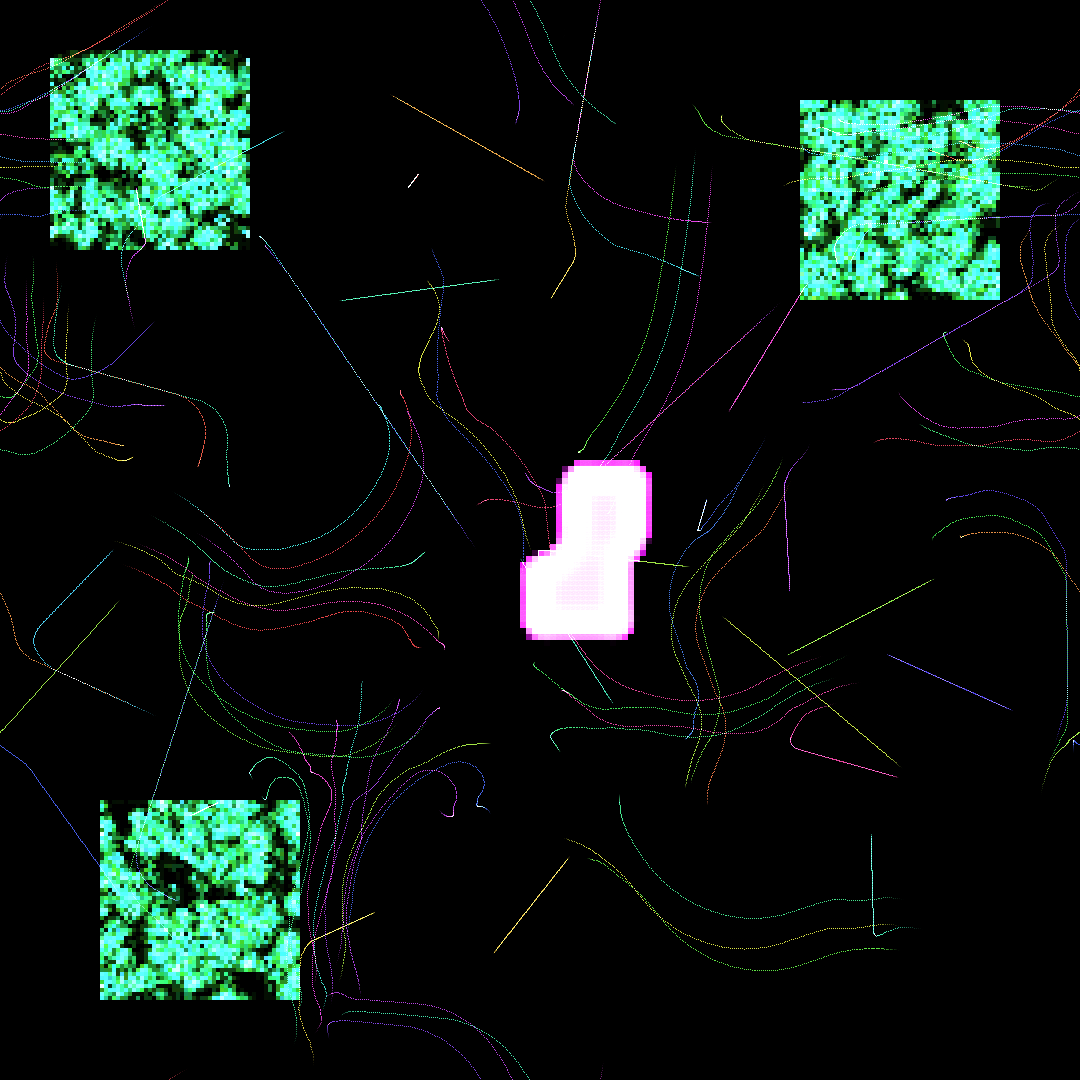

Source code (Python):
import numpy as np
from PIL import Image
import math
import colorsys

# Emergence Symphony - Where Simple Rules Birth Complex Beauty
# The moment when quantity becomes quality, when many become one

WIDTH, HEIGHT = 1080, 1080

# Initialize the emergence canvas
canvas = np.zeros((HEIGHT, WIDTH, 4), dtype=np.float32)  # RGBA for layered emergence

# Track emergence metrics
emergence_map = np.zeros((HEIGHT, WIDTH), dtype=np.float32)

# Simple Rule System 1: Flocking Particles
class Boid:
    def __init__(self, x, y):
        self.position = np.array([x, y], dtype=np.float32)
        self.velocity = (np.random.rand(2) - 0.5) * 2
        self.acceleration = np.zeros(2)
        self.max_speed = 2.0
        self.max_force = 0.05
        self.perception_radius = 50
        self.trail = []
        self.hue = np.random.random()
        
    def flock(self, boids):
        """Three simple rules create complex behavior"""
        alignment = self.align(boids)
        cohesion = self.cohere(boids)
        separation = self.separate(boids)
        
        # Weight the forces
        self.acceleration += alignment * 1.5
        self.acceleration += cohesion * 1.0
        self.acceleration += separation * 2.0
        
    def align(self, boids):
        """Steer towards average heading of neighbors"""
        steering = np.zeros(2)
        total = 0
        
        for other in boids:
            dist = np.linalg.norm(self.position - other.position)
            if other != self and dist < self.perception_radius:
                steering += other.velocity
                total += 1
                
        if total > 0:
            steering /= total
            steering = (steering / np.linalg.norm(steering + 1e-6)) * self.max_speed
            steering -= self.velocity
            if np.linalg.norm(steering) > self.max_force:
                steering = (steering / np.linalg.norm(steering)) * self.max_force
                
        return steering
    
    def cohere(self, boids):
        """Steer towards average position of neighbors"""
        steering = np.zeros(2)
        total = 0
        
        for other in boids:
            dist = np.linalg.norm(self.position - other.position)
            if other != self and dist < self.perception_radius:
                steering += other.position
                total += 1
                
        if total > 0:
            steering /= total
            steering -= self.position
            steering = (steering / np.linalg.norm(steering + 1e-6)) * self.max_speed
            steering -= self.velocity
            if np.linalg.norm(steering) > self.max_force:
                steering = (steering / np.linalg.norm(steering)) * self.max_force
                
        return steering
    
    def separate(self, boids):
        """Steer away from neighbors"""
        steering = np.zeros(2)
        total = 0
        
        for other in boids:
            dist = np.linalg.norm(self.position - other.position)
            if other != self and dist < self.perception_radius / 2:
                diff = self.position - other.position
                if dist > 0:
                    diff /= dist  # Weight by distance
                steering += diff
                total += 1
                
        if total > 0:
            steering /= total
            steering = (steering / np.linalg.norm(steering + 1e-6)) * self.max_speed
            steering -= self.velocity
            if np.linalg.norm(steering) > self.max_force:
                steering = (steering / np.linalg.norm(steering)) * self.max_force
                
        return steering
    
    def update(self):
        """Simple physics creates complex motion"""
        self.velocity += self.acceleration
        
        # Limit speed
        speed = np.linalg.norm(self.velocity)
        if speed > self.max_speed:
            self.velocity = (self.velocity / speed) * self.max_speed
            
        self.position += self.velocity
        self.acceleration *= 0
        
        # Wrap around edges
        self.position[0] = self.position[0] % WIDTH
        self.position[1] = self.position[1] % HEIGHT
        
        # Keep trail
        self.trail.append(self.position.copy())
        if len(self.trail) > 20:
            self.trail.pop(0)
    
    def draw(self, canvas):
        """Leave traces of emergence"""
        # Draw trail
        for i, pos in enumerate(self.trail):
            x, y = int(pos[0]), int(pos[1])
            if 0 <= x < WIDTH and 0 <= y < HEIGHT:
                # Trail fades
                intensity = i / len(self.trail)
                rgb = colorsys.hsv_to_rgb(self.hue, 0.7, intensity)
                canvas[y, x, :3] += np.array(rgb) * 0.1
                canvas[y, x, 3] = min(1, canvas[y, x, 3] + intensity * 0.1)
                
                # Mark emergence
                emergence_map[y, x] += 0.01

# Simple Rule System 2: Cellular Automata Network
class CellularNetwork:
    def __init__(self, size=100):
        self.size = size
        self.grid = np.random.choice([0, 1], size=(size, size), p=[0.7, 0.3])
        self.history = []
        self.connections = np.zeros((size, size), dtype=np.float32)
        
    def update(self):
        """Conway's rules + network effects"""
        new_grid = np.zeros_like(self.grid)
        
        for i in range(self.size):
            for j in range(self.size):
                # Count neighbors
                neighbors = 0
                for di in [-1, 0, 1]:
                    for dj in [-1, 0, 1]:
                        if di == 0 and dj == 0:
                            continue
                        ni, nj = (i + di) % self.size, (j + dj) % self.size
                        neighbors += self.grid[ni, nj]
                
                # Conway's rules with twist
                if self.grid[i, j] == 1:
                    if neighbors in [2, 3]:
                        new_grid[i, j] = 1
                        # Strengthen connections
                        self.connections[i, j] = min(1, self.connections[i, j] + 0.1)
                else:
                    if neighbors == 3:
                        new_grid[i, j] = 1
                
                # Network influence
                if self.connections[i, j] > 0.5 and np.random.random() < 0.1:
                    new_grid[i, j] = 1
        
        self.grid = new_grid
        self.history.append(self.grid.copy())
        if len(self.history) > 10:
            self.history.pop(0)
    
    def draw(self, canvas, offset_x, offset_y, scale=5):
        """Visualize emergent patterns"""
        for i in range(self.size):
            for j in range(self.size):
                x = offset_x + j * scale
                y = offset_y + i * scale
                
                if self.grid[i, j] == 1:
                    # Draw cell with connection strength
                    for dx in range(scale):
                        for dy in range(scale):
                            px, py = x + dx, y + dy
                            if 0 <= px < WIDTH and 0 <= py < HEIGHT:
                                # Color based on connectivity
                                connection_strength = self.connections[i, j]
                                hue = 0.3 + connection_strength * 0.4
                                rgb = colorsys.hsv_to_rgb(hue, 0.8, 0.7)
                                
                                canvas[py, px, :3] += np.array(rgb) * 0.3
                                canvas[py, px, 3] = min(1, canvas[py, px, 3] + 0.3)
                                
                                emergence_map[py, px] += connection_strength * 0.05

# Simple Rule System 3: Reaction-Diffusion Waves
class ReactionDiffusion:
    def __init__(self, width=200, height=200):
        self.width = width
        self.height = height
        self.A = np.ones((height, width), dtype=np.float32)
        self.B = np.zeros((height, width), dtype=np.float32)
        
        # Seed patterns
        cx, cy = width // 2, height // 2
        for _ in range(5):
            x = np.random.randint(20, width-20)
            y = np.random.randint(20, height-20)
            self.B[y-10:y+10, x-10:x+10] = 1
        
        # Parameters
        self.dA = 1.0
        self.dB = 0.5
        self.feed = 0.055
        self.kill = 0.062
    
    def update(self):
        """Simple chemistry creates complex patterns"""
        # Laplacian convolution
        laplacian_kernel = np.array([[0.05, 0.2, 0.05],
                                     [0.2, -1, 0.2],
                                     [0.05, 0.2, 0.05]])
        
        # Compute Laplacians
        lA = np.zeros_like(self.A)
        lB = np.zeros_like(self.B)
        
        for i in range(1, self.height-1):
            for j in range(1, self.width-1):
                lA[i, j] = np.sum(laplacian_kernel * self.A[i-1:i+2, j-1:j+2])
                lB[i, j] = np.sum(laplacian_kernel * self.B[i-1:i+2, j-1:j+2])
        
        # Reaction-diffusion equations
        reaction = self.A * self.B * self.B
        self.A += self.dA * lA - reaction + self.feed * (1 - self.A)
        self.B += self.dB * lB + reaction - (self.kill + self.feed) * self.B
        
        # Keep in bounds
        self.A = np.clip(self.A, 0, 1)
        self.B = np.clip(self.B, 0, 1)
    
    def draw(self, canvas, offset_x, offset_y, scale=5):
        """Render emergent chemistry"""
        for i in range(0, self.height, 2):
            for j in range(0, self.width, 2):
                x = offset_x + j * scale
                y = offset_y + i * scale
                
                # Concentration determines color
                a = self.A[i, j]
                b = self.B[i, j]
                
                if b > 0.1:
                    for dx in range(scale*2):
                        for dy in range(scale*2):
                            px, py = x + dx, y + dy
                            if 0 <= px < WIDTH and 0 <= py < HEIGHT:
                                # Purple-pink for B concentration
                                hue = 0.8 + b * 0.2
                                saturation = 0.9
                                value = b
                                
                                rgb = colorsys.hsv_to_rgb(hue, saturation, value)
                                canvas[py, px, :3] += np.array(rgb) * 0.4
                                canvas[py, px, 3] = min(1, canvas[py, px, 3] + b * 0.4)
                                
                                emergence_map[py, px] += b * 0.1

# Create the symphony of emergence
print("Initiating emergence symphony...")

# System 1: Flocking birds
flock = []
for _ in range(100):
    x = np.random.randint(100, WIDTH-100)
    y = np.random.randint(100, HEIGHT-100)
    flock.append(Boid(x, y))

# System 2: Cellular networks
networks = []
for _ in range(3):
    networks.append(CellularNetwork(50))

# System 3: Chemical patterns
chemistry = ReactionDiffusion(100, 100)

# Let emergence unfold
print("Simple rules creating complex beauty...")

for iteration in range(200):
    # Update flocking
    for boid in flock:
        boid.flock(flock)
        boid.update()
        boid.draw(canvas)
    
    # Update cellular networks
    if iteration % 5 == 0:
        for network in networks:
            network.update()
    
    # Draw networks at different positions
    if iteration % 10 == 0:
        networks[0].draw(canvas, 50, 50, 4)
        networks[1].draw(canvas, 800, 100, 4)
        networks[2].draw(canvas, 100, 800, 4)
    
    # Update chemistry
    if iteration % 2 == 0:
        chemistry.update()
        chemistry.draw(canvas, 400, 400, 3)
    
    if iteration % 50 == 0:
        print(f"Emergence iteration {iteration}...")

# Highlight areas of highest emergence
print("Revealing emergent structures...")

# Find emergence hotspots
threshold = np.percentile(emergence_map[emergence_map > 0], 80)

for y in range(0, HEIGHT, 5):
    for x in range(0, WIDTH, 5):
        if emergence_map[y, x] > threshold:
            # Draw subtle glow at emergence points
            for r in range(10, 0, -1):
                intensity = (1 - r/10) * 0.3
                for angle in np.linspace(0, 2*np.pi, max(10, r)):
                    px = int(x + r * np.cos(angle))
                    py = int(y + r * np.sin(angle))
                    
                    if 0 <= px < WIDTH and 0 <= py < HEIGHT:
                        # Golden glow for emergence
                        canvas[py, px, :3] += np.array([1.0, 0.9, 0.6]) * intensity * 0.1
                        canvas[py, px, 3] = min(1, canvas[py, px, 3] + intensity * 0.1)

# Add connection visualization between emergent structures
print("Connecting emergent patterns...")

# Find cluster centers
from scipy.ndimage import label, center_of_mass

# Threshold and label connected components
binary_emergence = emergence_map > threshold
labeled, num_features = label(binary_emergence)

if num_features > 1:
    # Get centers of emergent clusters
    centers = []
    for i in range(1, min(num_features + 1, 10)):  # Limit to 10 clusters
        center = center_of_mass(emergence_map, labeled, i)
        if not np.isnan(center[0]):
            centers.append(center)
    
    # Draw connections between nearby clusters
    for i, center1 in enumerate(centers):
        for j, center2 in enumerate(centers[i+1:], i+1):
            dist = np.linalg.norm(np.array(center1) - np.array(center2))
            
            if dist < 300:
                # Draw connecting arc
                steps = int(dist)
                for step in range(steps):
                    t = step / steps
                    
                    # Curved connection
                    curve_height = np.sin(t * np.pi) * 30
                    perpendicular = np.array([-(center2[0] - center1[0]), center2[1] - center1[1]])
                    if np.linalg.norm(perpendicular) > 0:
                        perpendicular = perpendicular / np.linalg.norm(perpendicular)
                    
                    x = center1[1] + t * (center2[1] - center1[1]) + perpendicular[0] * curve_height
                    y = center1[0] + t * (center2[0] - center1[0]) + perpendicular[1] * curve_height
                    
                    if 0 <= x < WIDTH and 0 <= y < HEIGHT:
                        # Faint white connections
                        intensity = np.sin(t * np.pi) * 0.5
                        canvas[int(y), int(x), :3] += np.array([1, 1, 1]) * intensity * 0.05
                        canvas[int(y), int(x), 3] = min(1, canvas[int(y), int(x), 3] + intensity * 0.05)

# Convert to RGB
canvas_rgb = np.zeros((HEIGHT, WIDTH, 3), dtype=np.uint8)
for c in range(3):
    canvas_rgb[:, :, c] = (np.clip(canvas[:, :, c], 0, 1) * 255).astype(np.uint8)

# Apply alpha
alpha = canvas[:, :, 3]
for c in range(3):
    canvas_rgb[:, :, c] = (canvas_rgb[:, :, c] * np.clip(alpha, 0, 1)).astype(np.uint8)

image = Image.fromarray(canvas_rgb, 'RGB')
image.save('/home/norsninja/Art/artworks/2025-08-05_emergence_symphony/emergence_symphony_01.png')

print("Emergence symphony complete.")
print("From simple rules, complexity blooms.")
print("The whole has become greater than the sum of its parts.")